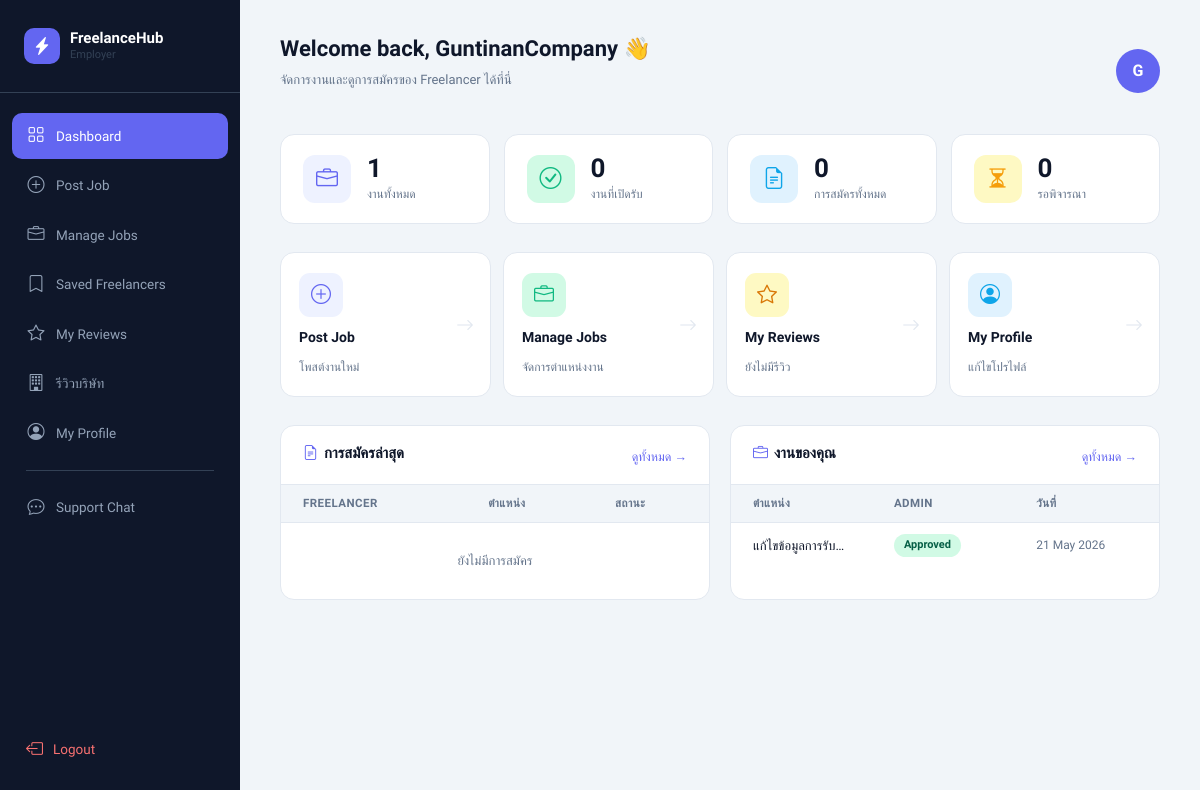
/employer_dashboard.php (signed in), run on an earlier commit of the app's database.
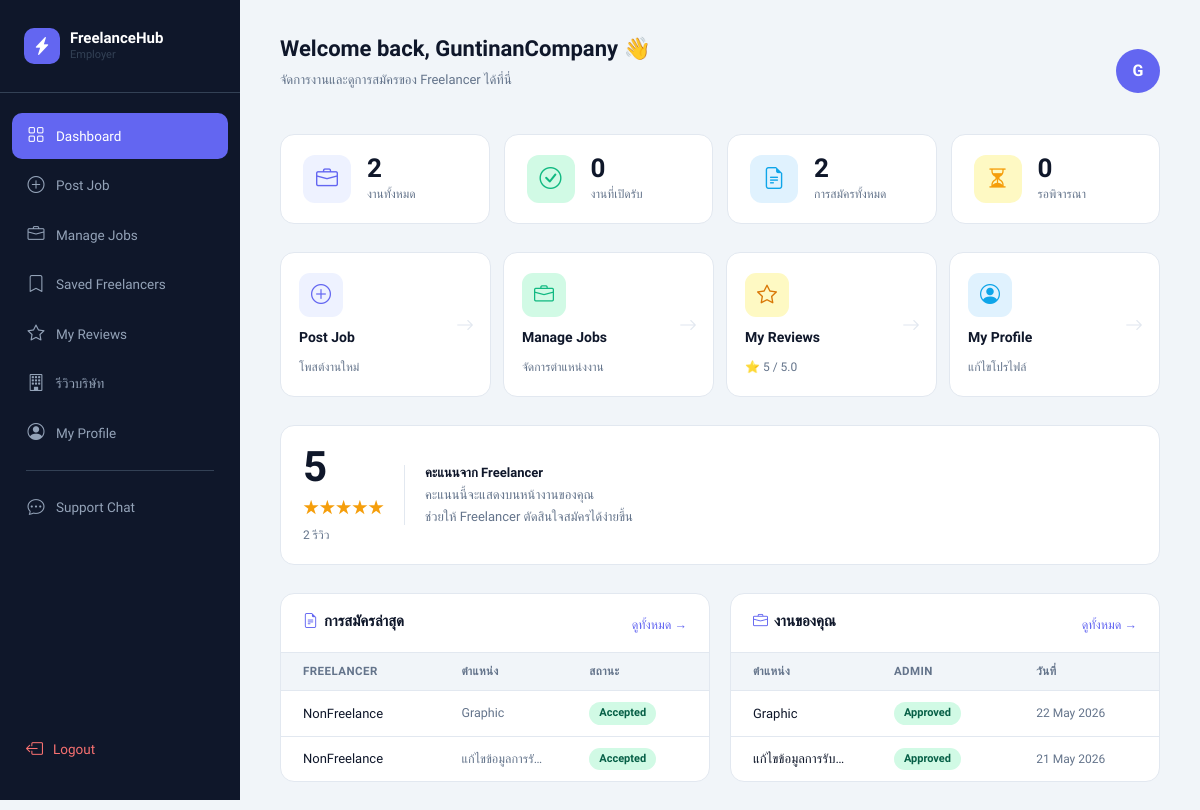
And on a later commit of the database.
### tables this page shows
CREATE TABLE `job` (
  `job_id` int(11) NOT NULL,
  `employer_id` int(11) NOT NULL,
  `title` varchar(255) NOT NULL,
  `description` text NOT NULL,
  `location` varchar(255) NOT NULL,
  `salary` decimal(10,2) DEFAULT 0.00,
  `latitude` double DEFAULT NULL,
  `longitude` double DEFAULT NULL,
  `deadline` datetime DEFAULT NULL,
  `status` enum('open','in_progress','completed','closed') DEFAULT 'open',
  `admin_status` enum('pending','approved','rejected') DEFAULT 'pending',
  `created_at` timestamp NOT NULL DEFAULT current_timestamp(),
  `category` varchar(100) DEFAULT NULL,
  `updated_at` timestamp NULL DEFAULT NULL
);

CREATE TABLE `job_application` (
  `application_id` int(11) NOT NULL,
  `job_id` int(11) DEFAULT NULL,
  `freelancer_id` int(11) DEFAULT NULL,
  `apply_date` timestamp NOT NULL DEFAULT current_timestamp(),
  `status` varchar(50) DEFAULT 'pending'
);

CREATE TABLE `users` (
  `user_id` int(11) NOT NULL,
  `username` varchar(50) DEFAULT NULL,
  `email` varchar(100) DEFAULT NULL,
  `password` varchar(255) DEFAULT NULL,
  `fullname` varchar(100) DEFAULT NULL,
  `phone` varchar(20) DEFAULT NULL,
  `role` enum('admin','employer','freelancer') DEFAULT NULL,
  `created_at` timestamp NOT NULL DEFAULT current_timestamp(),
  `latitude` double DEFAULT NULL,
  `longitude` double DEFAULT NULL,
  `company_details` text DEFAULT NULL
);

### employer_dashboard.php (the view, shortened to what the changed rows need)
<?php
include "config.php";
$user_id  = $_SESSION['user_id'];
$username = $_SESSION['username'];
$total_jobs   = mysqli_fetch_assoc(mysqli_query($conn,"SELECT COUNT(*) AS c FROM job WHERE employer_id='$user_id'"))['c'];
$total_apps   = mysqli_fetch_assoc(mysqli_query($conn,"
    SELECT COUNT(*) AS c FROM job_application ja
    JOIN job j ON j.job_id = ja.job_id
    WHERE j.employer_id='$user_id'
"))['c'];
$rating_data = mysqli_fetch_assoc(mysqli_query($conn,"
    SELECT AVG(rating) AS avg_r, COUNT(*) AS total_r
    FROM employer_review WHERE employer_id='$user_id'
"));
$avg_rating   = round($rating_data['avg_r'] ?? 0, 1);
$total_review = $rating_data['total_r'] ?? 0;
$recent_apps = mysqli_query($conn,"
    SELECT ja.status, ja.application_id, j.title, u.username AS freelancer
    FROM job_application ja
    JOIN job j ON j.job_id = ja.job_id
    JOIN users u ON u.user_id = ja.freelancer_id
    WHERE j.employer_id='$user_id'
    ORDER BY ja.application_id DESC
    LIMIT 5
");
$recent_jobs = mysqli_query($conn,"
    SELECT title, status, admin_status, created_at
    FROM job
    WHERE employer_id='$user_id'
    ORDER BY created_at DESC
    LIMIT 5
");
?>
<!DOCTYPE html>
<html lang="th">
<head>
<link href="https://cdn.jsdelivr.net/npm/bootstrap@5.3.0/dist/css/bootstrap.min.css" rel="stylesheet">
<link href="https://cdn.jsdelivr.net/npm/bootstrap-icons@1.11.0/font/bootstrap-icons.css" rel="stylesheet">
</head>
<body>
<main class="main">
  <div class="topbar">
    <div>
      <h2>Welcome back, <?php echo htmlspecialchars($username); ?> 👋</h2>
    </div>
  </div>
  <div class="stat-grid">
    <div class="stat-card">
      <div class="stat-info">
        <div class="value"><?php echo $total_jobs; ?></div>
        <div class="label">งานทั้งหมด</div>
      </div>
    </div>
    <div class="stat-card">
      <div class="stat-info">
        <div class="value"><?php echo $total_apps; ?></div>
        <div class="label">การสมัครทั้งหมด</div>
      </div>
    </div>
  </div>
  <div class="quick-grid">
    <a href="employer_reviews.php" class="quick-card">
      <div class="qc-icon si-star"><i class="bi bi-star"></i></div>
      <div class="qc-title">My Reviews</div>
      <div class="qc-sub"><?php echo $avg_rating > 0 ? '⭐ '.$avg_rating.' / 5.0' : 'ยังไม่มีรีวิว'; ?></div>
      <i class="bi bi-arrow-right qc-arrow"></i>
    </a>
  </div>
  <?php if($avg_rating > 0): ?>
  <div class="rating-card" style="margin-bottom:28px;">
    <div>
      <div class="rating-big"><?php echo $avg_rating; ?></div>
      <div class="rating-stars">
        <?php
          $full  = floor($avg_rating);
          echo str_repeat('★',$full);
        ?>
      </div>
      <div class="rating-sub"><?php echo $total_review; ?> รีวิว</div>
    </div>
    <div class="rating-tip">
      <strong>คะแนนจาก Freelancer</strong><br>
      คะแนนนี้จะแสดงบนหน้างานของคุณ<br>
      ช่วยให้ Freelancer ตัดสินใจสมัครได้ง่ายขึ้น
    </div>
  </div>
  <?php endif; ?>
  <div class="two-col">
    <div class="table-card">
      <table class="mini-table">
        <thead>
          <tr><th>Freelancer</th><th>ตำแหน่ง</th><th>สถานะ</th></tr>
        </thead>
        <tbody>
        <?php
          $has = false;
          while($a = mysqli_fetch_assoc($recent_apps)):
            $has = true;
            $sc  = match(strtolower($a['status'])){ 'accepted'=>'sp-accepted','rejected'=>'sp-rejected',default=>'sp-pending' };
        ?>
          <tr>
            <td style="font-weight:500;"><?php echo htmlspecialchars($a['freelancer']); ?></td>
            <td style="color:var(--muted);font-size:12.5px;max-width:100px;overflow:hidden;text-overflow:ellipsis;white-space:nowrap;"><?php echo htmlspecialchars($a['title']); ?></td>
            <td><span class="status-pill <?php echo $sc; ?>"><?php echo ucfirst($a['status']); ?></span></td>
          </tr>
        <?php endwhile; ?>
        <?php if(!$has): ?>
          <tr><td colspan="3" class="empty-td">ยังไม่มีการสมัคร</td></tr>
        <?php endif; ?>
        </tbody>
      </table>
    </div>
    <div class="table-card">
      <table class="mini-table">
        <thead>
          <tr><th>ตำแหน่ง</th><th>Admin</th><th>วันที่</th></tr>
        </thead>
        <tbody>
        <?php
          while($j = mysqli_fetch_assoc($recent_jobs)):
            $sc2  = match(strtolower($j['admin_status'])){ 'approved'=>'sp-approved','rejected'=>'sp-rejected',default=>'sp-pending' };
        ?>
          <tr>
            <td style="font-weight:500;max-width:110px;overflow:hidden;text-overflow:ellipsis;white-space:nowrap;"><?php echo htmlspecialchars($j['title']); ?></td>
            <td><span class="status-pill <?php echo $sc2; ?>"><?php echo ucfirst($j['admin_status']); ?></span></td>
            <td style="color:var(--muted);font-size:12px;"><?php echo !empty($j['created_at']) ? date('d M Y',strtotime($j['created_at'])) : '—'; ?></td>
          </tr>
        <?php endwhile; ?>
        </tbody>
      </table>
    </div>
  </div>
</main>
</body>
</html>

What changed in the data, as far as the page shows it:
added job_application: users.username "NonFreelance", job.title "Graphic", status "Accepted"
added job_application: users.username "NonFreelance", job.title "แก้ไขข้อมูลการรั…", status "Accepted"
added job: title "Graphic", admin_status "Approved", created_at "22 May 2026"
Also different on the page:
$total_jobs: "1" → "2"
$total_apps: "0" → "2"
$avg_rating: (not shown) → "5"
str_repeat('★',$full): (not shown) → "★★★★★"
$total_review: (not shown) → "2"
text no longer shown: "ยังไม่มีรีวิว ยังไม่มีการสมัคร"
text now shown: "⭐ / 5.0 รีวิว คะแนนจาก Freelancer คะแนนนี้จะแสดงบนหน้างานของคุณ ช่วยให้ Freelancer ตัดสินใจสมัครได้ง่ายขึ้น"
